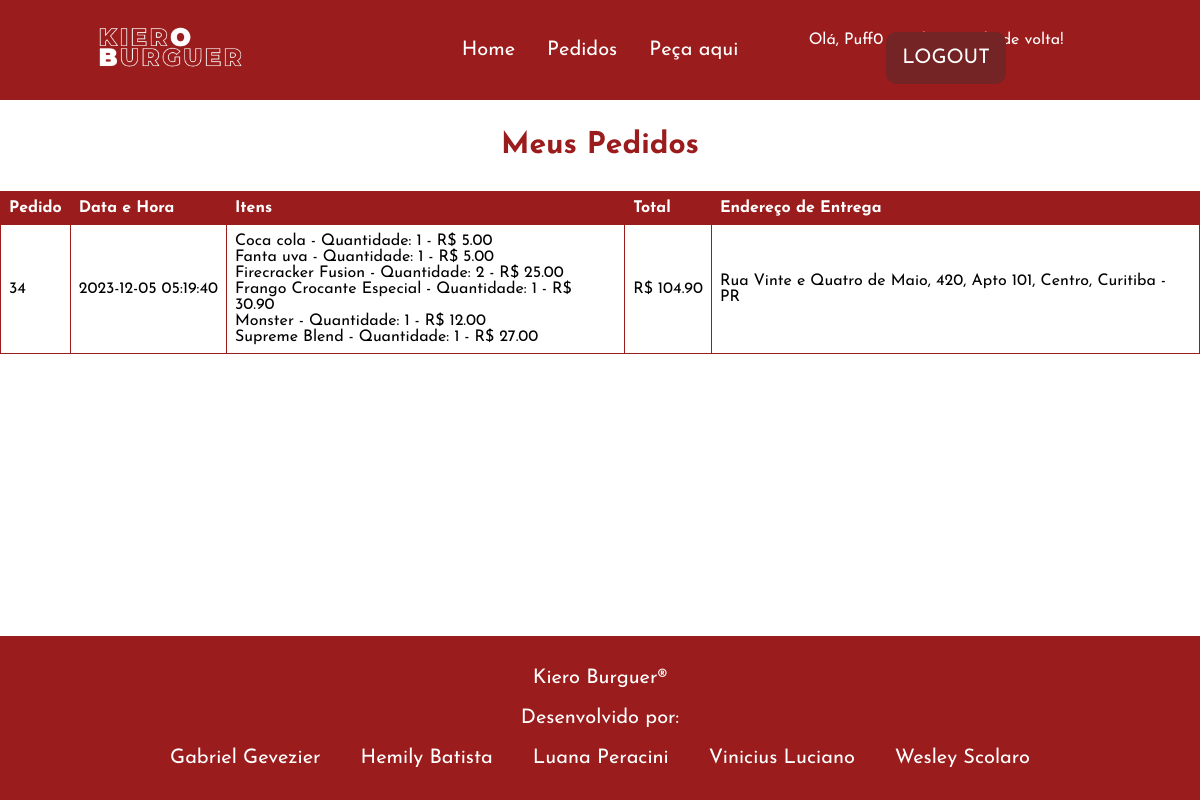
Page /pedidos.php (signed in) on the committed database.
### tables this page shows
CREATE TABLE `pedidos` (
  `id_pedido` int(11) NOT NULL,
  `FKcliente` int(6) NOT NULL,
  `items` longtext NOT NULL CHECK (json_valid(`items`)),
  `data_hora` timestamp NOT NULL DEFAULT current_timestamp() ON UPDATE current_timestamp()
);

### pedidos.php (the view, shortened to what this page needs)
<?php
if (isset($_SESSION['login'])) {
    include "conn.php";
    $cons_pedidos = $conn->prepare('SELECT * FROM pedidos WHERE FKcliente = :pid ORDER BY data_hora DESC');
    $cons_pedidos->bindValue(':pid', $_SESSION['login']);
    $cons_pedidos->execute();
    $rows_pedidos = $cons_pedidos->fetchAll();
    $cons_nome = $conn->prepare('SELECT * FROM tbl_login WHERE ID_Login=:pid');
    $cons_nome->bindValue(':pid', $_SESSION['login']);
    $cons_nome->execute();
    $row_nome = $cons_nome->fetch();
}
?>
<!DOCTYPE html>
<html lang="pt-br">
<head>
    <link rel="stylesheet" type="text/css" href="css/header.css" media="screen" />
</head>
<body>
    <header>
        <div class="logoH">
            <a href="index.php"><img src="imagens/logo.png" class="logoN"></a>
        </div>
        <ul class="nav">
            <li class="itemN"><a href="index.php" class="name">Home</a></li>
            <li class="itemN"><a href="pedidos.php" class="name">Pedidos</a></li>
            <li class="itemN"><a href="carrinho.php" class="name">Peça aqui</a></li>
        </ul>
        <?php if (!isset($_SESSION['login'])) : ?>
            <div class="loginH">
                <a href="login.php" class="login">LOGIN</a>
            </div>
        <?php else : ?>
            <div class="teste">
                <p class='mensagemlogin'>Olá, <?php echo $row_nome['User_Login']; ?> seja bem-vindo de volta!
                    <a class='logout' href='index.php?logout'>LOGOUT</a>
                </p>
            </div>
        <?php endif; ?>
    </header>
    <div class="container">
        <h2>Meus Pedidos</h2>
        <?php if (isset($_SESSION['login'])) : ?>
            <?php if (count($rows_pedidos) > 0) : ?>
                <table>
                    <thead>
                        <tr>
                            <th>Pedido</th>
                            <th>Data e Hora</th>
                            <th>Itens</th>
                            <th>Total</th>
                            <th>Endereço de Entrega</th>
                        </tr>
                    </thead>
                    <tbody>
                        <?php foreach ($rows_pedidos as $pedido) : ?>
                            <tr>
                                <td><?php echo $pedido['id_pedido']; ?></td>
                                <td><?php echo $pedido['data_hora']; ?></td>
                                <td>
                                    <?php
                                    $cons_itens_pedido = $conn->prepare('SELECT c.nome, c.preco, COUNT(pc.FK_consumivel) as quantidade
                                                                        FROM pedidos_consumiveis pc
                                                                        INNER JOIN consumiveis c ON pc.FK_consumivel = c.id
                                                                        WHERE pc.FK_pedido = :pedido_id
                                                                        GROUP BY c.nome, c.preco');
                                    $cons_itens_pedido->bindValue(':pedido_id', $pedido['id_pedido']);
                                    $cons_itens_pedido->execute();
                                    $rows_itens_pedido = $cons_itens_pedido->fetchAll();
                                    foreach ($rows_itens_pedido as $item) {
                                        echo $item['nome'] . " - Quantidade: " . $item['quantidade'] . " - R$ " . number_format($item['preco'], 2) . "<br>";
                                    }
                                    ?>
                                </td>
                                <td>
                                    <?php
                                    $total_pedido = 0;
                                    foreach ($rows_itens_pedido as $item) {
                                        $total_pedido += $item['preco'];
                                    }
                                    echo "R$ " . number_format($total_pedido, 2);
                                    ?>
                                </td>
                                <td>
                                    <?php echo $row_nome['Logradouro_Login'] . ", " . $row_nome['Numero_Login'] . ", " . $row_nome['Complemento_Login'] . ", " . $row_nome['Bairro_Login'] . ", " . $row_nome['Cidade_Login'] . " - " . $row_nome['Estado_Login']; ?>
                                </td>
                            </tr>
                        <?php endforeach; ?>
                    </tbody>
                </table>
            <?php else : ?>
                <p>Você não tem nenhum pedido.</p>
            <?php endif; ?>
        <?php else : ?>
            <p>Você precisa fazer login para visualizar seus pedidos.</p>
        <?php endif; ?>
    </div>
    <footer>
        <p class="textoF">Kiero Burguer®</p>
        <p class="textoF dev">Desenvolvido por:</p>
        <div class="devs">
            <p class="textoF devs">Gabriel Gevezier</p>
            <p class="textoF devs">Hemily Batista</p>
            <p class="textoF devs">Luana Peracini</p>
            <p class="textoF devs">Vinicius Luciano</p>
            <p class="textoF devs">Wesley Scolaro</p>
        </div>
    </footer>
</html>

### css/header.css (style rules this page uses)
body { padding: 0; margin: 0; font-family: 'Josefin Sans'; height: 100vh; }
header { display: grid; grid-template-columns: 1fr 1fr 1fr; padding: 1em 6em; background-color: #9b1c1c; }
.logoH { display: flex; text-align: center; align-items: center; }
.logoN { width: 150px; }
.nav { display: flex; justify-content: center; align-items: center; padding: 0; }
.itemN { list-style: none; margin-inline: 1em; }
.name { text-decoration: none; color: white; font-size: 20px; position: relative; display: inline-block; }
.name::after { content: ''; position: absolute; left: 0; bottom: -3px; width: 100%; height: 3px; background-color: white; transform-origin: bottom right; transform: scaleX(0); transition: transform 0.3s ease-out; }
.mensagemlogin { color: white; }
.teste { display: flex; justify-content: end; align-items: end; text-align: center; }
.logout { margin-left: 1em; text-decoration: none; color: white; font-size: 20px; background-color:#742424; padding: 0.8em; border-radius: 10px; }
footer { position: sticky; top: 100%; display: flex; flex-direction: column; background-color: #9b1c1c; justify-content: center; text-align: center; padding: 2em; }
.textoF { margin: 0; padding: 0; font-size: 20px; color: white; }
.dev { padding: 1em; }
.devs { display: flex; margin-inline: 1em; justify-content: center; text-align: center; }

### pedidos.php (style rules this page uses)
body { background-image: url('imagens/parede-de-concreto.jpg'); background-size: cover; background-position: center; background-repeat: repeat; }
h2 { font-size: 30px; margin-block: 1em; text-align: center; color: #9b1c1c; }
table { border-collapse: collapse; width: 100%; }
th, td { border: 1px solid #9b1c1c; padding: 8px; text-align: left; }
th { background-color: #9b1c1c; color: white; }

### rows in the picture
pedidos: id_pedido "34", data_hora "2023-12-05 05:19:40", nome "Coca cola", quantidade "1", preco "5.00", nome "Fanta uva", nome "Firecracker Fusion", quantidade "2", preco "25.00", nome "Frango Crocante Especial", preco "30.90", nome "Monster", preco "12.00", nome "Supreme Blend", preco "27.00", total_pedido "104.90", FKcliente.Logradouro_Login "Rua Vinte e Quatro de Maio", FKcliente.Numero_Login "420", FKcliente.Complemento_Login "Apto 101", FKcliente.Bairro_Login "Centro", FKcliente.Cidade_Login "Curitiba", FKcliente.Estado_Login "PR"

### other values in the picture
$row_nome['User_Login'] "Puff0"
